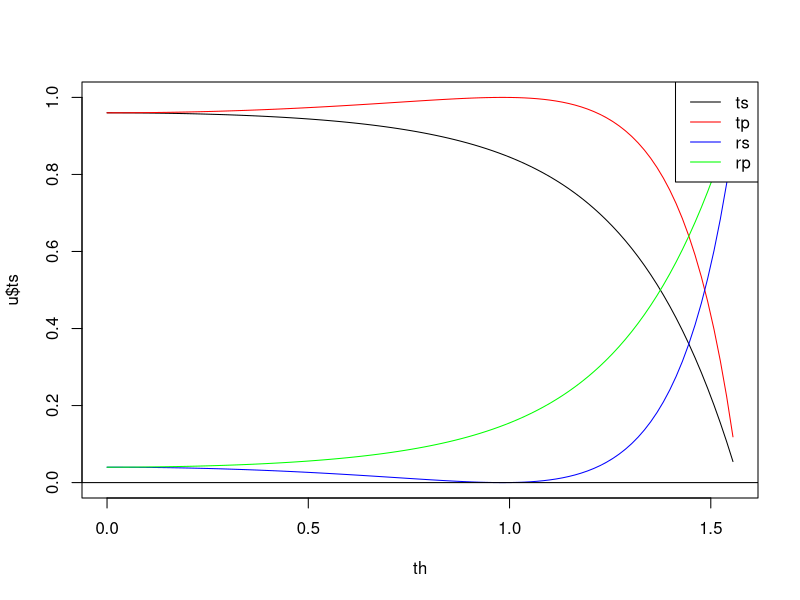
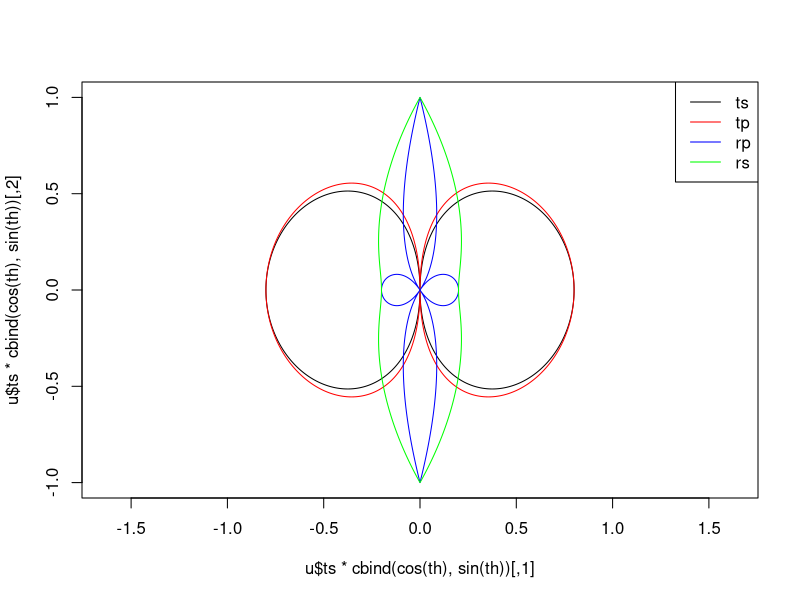
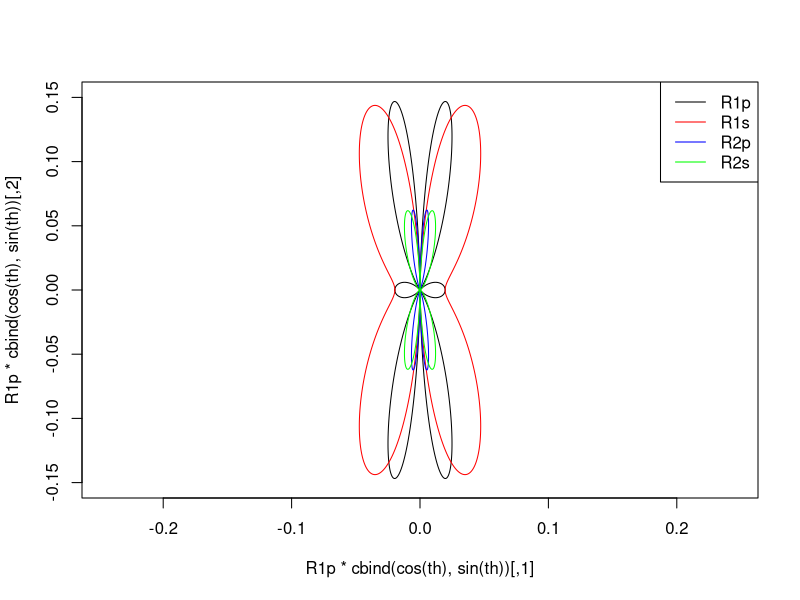

R code for these plots, in order:
# IPs Intensity of Primary Rainbow, orthogonal
# IPp Intensity of Primary Rainbow, parallel
# ISs Intensity of Secondary Rainbow, orthogonal
# ISp Intensity of Secondary Rainbow, parallel
# \theta Incidence angle
# \phi Reflection angle
# IPs<- (1-sin^2(\phi-\theta))
# BIBLIOGRAPHY - E. Hecht - Optics
# n_1\sin\theta_1=n_2\sin\theta_2
# E perpendicular to the plane of incidence
# rs=\frac{n_1\cos\theta_1-n_2\cos\theta_2}{n_1\cos\theta_1+n_2\cos\theta_2}
# ts=\frac{2 n_1\cos\theta_1              }{n_1\cos\theta_1+n_2\cos\theta_2}
# E parallel to the plane of incidence
# rp=\frac{n_2\cos\theta_1-n_1\cos\theta_2}{n_1\cos\theta_2+n_2\cos\theta_1}
# tp=\frac{2 n_1\cos\theta_1              }{n_1\cos\theta_2+n_2\cos\theta_1}
# REFLECTANCE AND TRANSMITANCE
# RP+TP=1
# RS+TS=1
#
# RS=rs**2
# RP=rp**2
# TS=ts**2*\left(\frac{n_2\cos\theta_2}{n_1\cos\theta_1})
# TP=tp**2*\left(\frac{n_2\cos\theta_2}{n_1\cos\theta_1})
#
#-------------------------------------------------------------------------------
snell<-function(sth,n2,n1=1,amplitude=FALSE){
   cth<-sqrt(1-sth**2)
   sph<-(n1/n2)*sth
   cph<-sqrt(1-sph**2)
   rs<-(n1*cth-n2*cph)/(n1*cth+n2*cph)
   ts<-(2*n1*cth     )/(n1*cth+n2*cph)
   rp<-(n2*cth-n1*cph)/(n1*cph+n2*cth)
   tp<-(2*n1*cth     )/(n1*cph+n2*cth)
   if(amplitude){
      fa<-(n2*cph)/(n1*cth)
      rs<-rs**2
      rp<-rp**2
      ts<-fa*ts**2
      tp<-fa*tp**2
   }
   return(data.frame(rs,ts,rp,tp))
}
#-------------------------------------------------------------------------------
dth<-pi/200
th<-seq(0,pi/2-dth,dth)
p<-sin(th)
n<-3/2
u<-snell(p,n,amplitude=TRUE)
#-------------------------------------------------------------------------------
plot(th,u$ts,type='l',ylim=c(0,1))
points(th,u$tp,col='red',type='l')
points(th,u$rp,col='blue',type='l')
points(th,u$rs,col='green',type='l')
abline(h=0)
legend("topright",c("ts","tp","rs","rp"),col=c("black","red","blue","green"),lty=1)
#-------------------------------------------------------------------------------
th<-seq(-pi,pi,dth/10)
u<-snell(sin(th),n,amplitude=FALSE)
plot(u$ts*cbind(cos(th),sin(th)),type='l',ylim=c(-1,1),asp=1)
points(u$tp*cbind(cos(th),sin(th)),col='red',type='l')
points(u$rp*cbind(cos(th),sin(th)),col='blue',type='l')
points(u$rs*cbind(cos(th),sin(th)),col='green',type='l')
legend("topright",c("ts","tp","rp","rs"),col=c("black","red","blue","green"),lty=1)
#-------------------------------------------------------------------------------
# RAINBOWL
#-------------------------------------------------------------------------------
# R1 == Two refractions, one reflection
# R2 == Two refractions, two reflections
n<-4/3
s.in<-sin(th)
s.ou<-sin(th)/n
u.in<-snell(s.in,  n,amplitude=TRUE)
u.ou<-snell(s.ou,1/n,amplitude=TRUE)
#-------------------------------------------------------------------------------
R1p<-u.in$tp*u.ou$rp*u.ou$tp
R1s<-u.in$ts*u.ou$rs*u.ou$ts
R2p<-u.in$tp*u.ou$rp*u.ou$rp*u.ou$tp
R2s<-u.in$ts*u.ou$rs*u.ou$rs*u.ou$ts
#-------------------------------------------------------------------------------
plot(R1p*cbind(cos(th),sin(th)),type='l',ylim=.15*c(-1,1),asp=1)
points(R1s*cbind(cos(th),sin(th)),col='red',type='l')
points(R2p*cbind(cos(th),sin(th)),col='blue',type='l')
points(R2s*cbind(cos(th),sin(th)),col='green',type='l')
legend("topright",c("R1p","R1s","R2p","R2s"),col=c("black","red","blue","green"),lty=1)